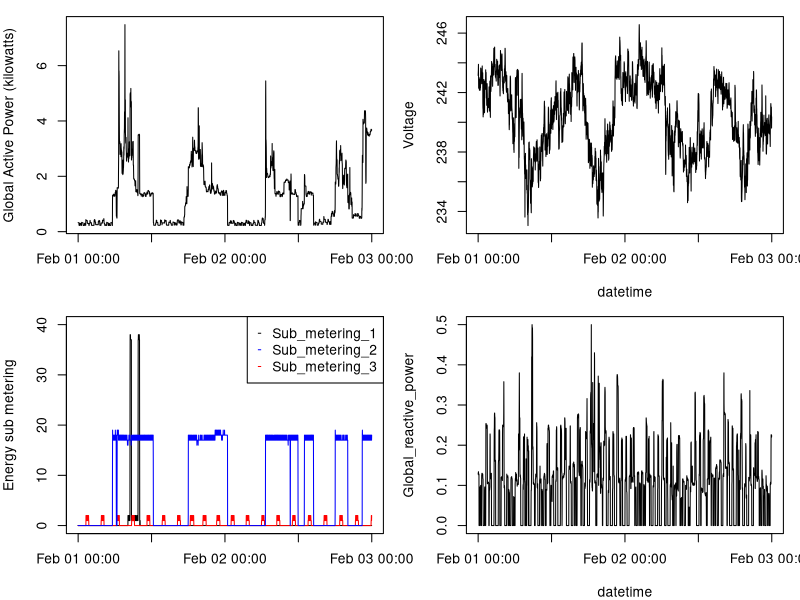

Write the R code that produced this figure.
data <- read.table('household_power_consumption.txt', header = T, sep=";")

data$CorrectedTime <- as.POSIXct(paste(data[,'Date'], data[,'Time']), format = "%Y-%m-%d %H:%M:%S")

png(file = "plot4.png")
with(data,{par(mfrow= c(2,2),mar = c(4, 4, 1, 1))
        plot(CorrectedTime, Global_active_power, type = "n", ylab= "Global Active Power (kilowatts)", xlab = "")
        lines(CorrectedTime, Global_active_power)
        
        plot(CorrectedTime, Voltage,type = "n", xlab = "datetime")
        lines(CorrectedTime, Voltage)
        
        plot(CorrectedTime, Sub_metering_1, type = "n", ylim = c(0,40), ylab= "Energy sub metering", xlab = "")
        lines(CorrectedTime, Sub_metering_1, col = 'black')
        lines(CorrectedTime, Sub_metering_2, col = 'red')
        lines(CorrectedTime, Sub_metering_3, col = 'blue')
        legend("topright", col = c('black','blue','red'), pch = '-', legend = c('Sub_metering_1', 'Sub_metering_2','Sub_metering_3'))
        
        plot(CorrectedTime, Global_reactive_power,type = "n", xlab = "datetime")
        lines(CorrectedTime, Global_reactive_power)
})
dev.off()